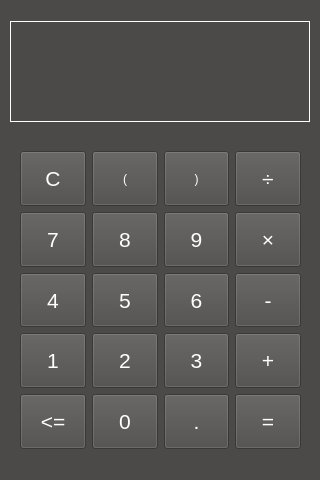
<?xml version="1.0" encoding="UTF-8"?>
<ui version="4.0">
 <class>CalculatorMainWindow</class>
 <widget class="QMainWindow" name="CalculatorMainWindow">
  <property name="geometry">
   <rect>
    <x>0</x>
    <y>0</y>
    <width>320</width>
    <height>480</height>
   </rect>
  </property>
  <property name="sizePolicy">
   <sizepolicy hsizetype="MinimumExpanding" vsizetype="MinimumExpanding">
    <horstretch>0</horstretch>
    <verstretch>0</verstretch>
   </sizepolicy>
  </property>
  <property name="minimumSize">
   <size>
    <width>320</width>
    <height>480</height>
   </size>
  </property>
  <property name="maximumSize">
   <size>
    <width>320</width>
    <height>480</height>
   </size>
  </property>
  <property name="windowTitle">
   <string>CalculatorMainWindow</string>
  </property>
  <property name="styleSheet">
   <string notr="true">background-color: rgba(76, 74, 72, 225);
color: rgb(255, 255, 255);</string>
  </property>
  <widget class="QWidget" name="centralWidget">
   <widget class="QFrame" name="inputBox">
    <property name="geometry">
     <rect>
      <x>10</x>
      <y>140</y>
      <width>301</width>
      <height>320</height>
     </rect>
    </property>
    <property name="sizePolicy">
     <sizepolicy hsizetype="MinimumExpanding" vsizetype="MinimumExpanding">
      <horstretch>0</horstretch>
      <verstretch>0</verstretch>
     </sizepolicy>
    </property>
    <property name="minimumSize">
     <size>
      <width>300</width>
      <height>320</height>
     </size>
    </property>
    <property name="styleSheet">
     <string notr="true"/>
    </property>
    <property name="frameShape">
     <enum>QFrame::NoFrame</enum>
    </property>
    <layout class="QGridLayout" name="buttonsLayout">
     <property name="sizeConstraint">
      <enum>QLayout::SetDefaultConstraint</enum>
     </property>
     <property name="leftMargin">
      <number>10</number>
     </property>
     <property name="rightMargin">
      <number>10</number>
     </property>
     <item row="4" column="1">
      <widget class="QPushButton" name="button2">
       <property name="sizePolicy">
        <sizepolicy hsizetype="MinimumExpanding" vsizetype="MinimumExpanding">
         <horstretch>0</horstretch>
         <verstretch>0</verstretch>
        </sizepolicy>
       </property>
       <property name="baseSize">
        <size>
         <width>25</width>
         <height>25</height>
        </size>
       </property>
       <property name="font">
        <font>
         <pointsize>16</pointsize>
        </font>
       </property>
       <property name="text">
        <string>2</string>
       </property>
      </widget>
     </item>
     <item row="2" column="1">
      <widget class="QPushButton" name="button8">
       <property name="sizePolicy">
        <sizepolicy hsizetype="MinimumExpanding" vsizetype="MinimumExpanding">
         <horstretch>0</horstretch>
         <verstretch>0</verstretch>
        </sizepolicy>
       </property>
       <property name="baseSize">
        <size>
         <width>25</width>
         <height>25</height>
        </size>
       </property>
       <property name="font">
        <font>
         <pointsize>16</pointsize>
        </font>
       </property>
       <property name="text">
        <string>8</string>
       </property>
      </widget>
     </item>
     <item row="5" column="1">
      <widget class="QPushButton" name="button0">
       <property name="sizePolicy">
        <sizepolicy hsizetype="MinimumExpanding" vsizetype="MinimumExpanding">
         <horstretch>0</horstretch>
         <verstretch>0</verstretch>
        </sizepolicy>
       </property>
       <property name="baseSize">
        <size>
         <width>25</width>
         <height>25</height>
        </size>
       </property>
       <property name="font">
        <font>
         <pointsize>16</pointsize>
        </font>
       </property>
       <property name="text">
        <string>0</string>
       </property>
      </widget>
     </item>
     <item row="5" column="0">
      <widget class="QPushButton" name="backspaceButton">
       <property name="sizePolicy">
        <sizepolicy hsizetype="MinimumExpanding" vsizetype="MinimumExpanding">
         <horstretch>0</horstretch>
         <verstretch>0</verstretch>
        </sizepolicy>
       </property>
       <property name="baseSize">
        <size>
         <width>25</width>
         <height>25</height>
        </size>
       </property>
       <property name="font">
        <font>
         <pointsize>16</pointsize>
        </font>
       </property>
       <property name="text">
        <string>&lt;=</string>
       </property>
      </widget>
     </item>
     <item row="3" column="0">
      <widget class="QPushButton" name="button4">
       <property name="sizePolicy">
        <sizepolicy hsizetype="MinimumExpanding" vsizetype="MinimumExpanding">
         <horstretch>0</horstretch>
         <verstretch>0</verstretch>
        </sizepolicy>
       </property>
       <property name="baseSize">
        <size>
         <width>25</width>
         <height>25</height>
        </size>
       </property>
       <property name="font">
        <font>
         <pointsize>16</pointsize>
        </font>
       </property>
       <property name="text">
        <string>4</string>
       </property>
      </widget>
     </item>
     <item row="3" column="1">
      <widget class="QPushButton" name="button5">
       <property name="sizePolicy">
        <sizepolicy hsizetype="MinimumExpanding" vsizetype="MinimumExpanding">
         <horstretch>0</horstretch>
         <verstretch>0</verstretch>
        </sizepolicy>
       </property>
       <property name="baseSize">
        <size>
         <width>25</width>
         <height>25</height>
        </size>
       </property>
       <property name="font">
        <font>
         <pointsize>16</pointsize>
        </font>
       </property>
       <property name="text">
        <string>5</string>
       </property>
      </widget>
     </item>
     <item row="4" column="0">
      <widget class="QPushButton" name="button1">
       <property name="sizePolicy">
        <sizepolicy hsizetype="MinimumExpanding" vsizetype="MinimumExpanding">
         <horstretch>0</horstretch>
         <verstretch>0</verstretch>
        </sizepolicy>
       </property>
       <property name="baseSize">
        <size>
         <width>25</width>
         <height>25</height>
        </size>
       </property>
       <property name="font">
        <font>
         <pointsize>16</pointsize>
        </font>
       </property>
       <property name="text">
        <string>1</string>
       </property>
      </widget>
     </item>
     <item row="2" column="0">
      <widget class="QPushButton" name="button7">
       <property name="sizePolicy">
        <sizepolicy hsizetype="MinimumExpanding" vsizetype="MinimumExpanding">
         <horstretch>0</horstretch>
         <verstretch>0</verstretch>
        </sizepolicy>
       </property>
       <property name="baseSize">
        <size>
         <width>25</width>
         <height>25</height>
        </size>
       </property>
       <property name="font">
        <font>
         <pointsize>16</pointsize>
        </font>
       </property>
       <property name="text">
        <string>7</string>
       </property>
      </widget>
     </item>
     <item row="1" column="1">
      <widget class="QPushButton" name="leftButton">
       <property name="sizePolicy">
        <sizepolicy hsizetype="MinimumExpanding" vsizetype="MinimumExpanding">
         <horstretch>0</horstretch>
         <verstretch>0</verstretch>
        </sizepolicy>
       </property>
       <property name="text">
        <string>(</string>
       </property>
      </widget>
     </item>
     <item row="1" column="3">
      <widget class="QPushButton" name="rightButton">
       <property name="sizePolicy">
        <sizepolicy hsizetype="MinimumExpanding" vsizetype="MinimumExpanding">
         <horstretch>0</horstretch>
         <verstretch>0</verstretch>
        </sizepolicy>
       </property>
       <property name="text">
        <string>)</string>
       </property>
      </widget>
     </item>
     <item row="3" column="5">
      <widget class="QPushButton" name="minusButton">
       <property name="sizePolicy">
        <sizepolicy hsizetype="MinimumExpanding" vsizetype="MinimumExpanding">
         <horstretch>0</horstretch>
         <verstretch>0</verstretch>
        </sizepolicy>
       </property>
       <property name="baseSize">
        <size>
         <width>25</width>
         <height>25</height>
        </size>
       </property>
       <property name="font">
        <font>
         <pointsize>16</pointsize>
        </font>
       </property>
       <property name="text">
        <string>-</string>
       </property>
       <property name="flat">
        <bool>false</bool>
       </property>
      </widget>
     </item>
     <item row="2" column="3">
      <widget class="QPushButton" name="button9">
       <property name="sizePolicy">
        <sizepolicy hsizetype="MinimumExpanding" vsizetype="MinimumExpanding">
         <horstretch>0</horstretch>
         <verstretch>0</verstretch>
        </sizepolicy>
       </property>
       <property name="baseSize">
        <size>
         <width>25</width>
         <height>25</height>
        </size>
       </property>
       <property name="font">
        <font>
         <pointsize>16</pointsize>
        </font>
       </property>
       <property name="text">
        <string>9</string>
       </property>
      </widget>
     </item>
     <item row="5" column="3">
      <widget class="QPushButton" name="pointButton">
       <property name="sizePolicy">
        <sizepolicy hsizetype="MinimumExpanding" vsizetype="MinimumExpanding">
         <horstretch>0</horstretch>
         <verstretch>0</verstretch>
        </sizepolicy>
       </property>
       <property name="baseSize">
        <size>
         <width>25</width>
         <height>25</height>
        </size>
       </property>
       <property name="font">
        <font>
         <pointsize>16</pointsize>
        </font>
       </property>
       <property name="text">
        <string>.</string>
       </property>
      </widget>
     </item>
     <item row="4" column="5">
      <widget class="QPushButton" name="plusButton">
       <property name="sizePolicy">
        <sizepolicy hsizetype="MinimumExpanding" vsizetype="MinimumExpanding">
         <horstretch>0</horstretch>
         <verstretch>0</verstretch>
        </sizepolicy>
       </property>
       <property name="baseSize">
        <size>
         <width>25</width>
         <height>25</height>
        </size>
       </property>
       <property name="font">
        <font>
         <pointsize>16</pointsize>
        </font>
       </property>
       <property name="text">
        <string>+</string>
       </property>
      </widget>
     </item>
     <item row="5" column="5">
      <widget class="QPushButton" name="equalButton">
       <property name="sizePolicy">
        <sizepolicy hsizetype="MinimumExpanding" vsizetype="MinimumExpanding">
         <horstretch>0</horstretch>
         <verstretch>0</verstretch>
        </sizepolicy>
       </property>
       <property name="baseSize">
        <size>
         <width>25</width>
         <height>25</height>
        </size>
       </property>
       <property name="font">
        <font>
         <pointsize>16</pointsize>
        </font>
       </property>
       <property name="styleSheet">
        <string notr="true"/>
       </property>
       <property name="text">
        <string>=</string>
       </property>
      </widget>
     </item>
     <item row="1" column="5">
      <widget class="QPushButton" name="devideButton">
       <property name="sizePolicy">
        <sizepolicy hsizetype="MinimumExpanding" vsizetype="MinimumExpanding">
         <horstretch>0</horstretch>
         <verstretch>0</verstretch>
        </sizepolicy>
       </property>
       <property name="baseSize">
        <size>
         <width>25</width>
         <height>25</height>
        </size>
       </property>
       <property name="font">
        <font>
         <pointsize>16</pointsize>
        </font>
       </property>
       <property name="text">
        <string>÷</string>
       </property>
      </widget>
     </item>
     <item row="3" column="3">
      <widget class="QPushButton" name="button6">
       <property name="sizePolicy">
        <sizepolicy hsizetype="MinimumExpanding" vsizetype="MinimumExpanding">
         <horstretch>0</horstretch>
         <verstretch>0</verstretch>
        </sizepolicy>
       </property>
       <property name="baseSize">
        <size>
         <width>25</width>
         <height>25</height>
        </size>
       </property>
       <property name="font">
        <font>
         <pointsize>16</pointsize>
        </font>
       </property>
       <property name="text">
        <string>6</string>
       </property>
      </widget>
     </item>
     <item row="2" column="5">
      <widget class="QPushButton" name="timeButton">
       <property name="sizePolicy">
        <sizepolicy hsizetype="MinimumExpanding" vsizetype="MinimumExpanding">
         <horstretch>0</horstretch>
         <verstretch>0</verstretch>
        </sizepolicy>
       </property>
       <property name="baseSize">
        <size>
         <width>25</width>
         <height>25</height>
        </size>
       </property>
       <property name="font">
        <font>
         <pointsize>16</pointsize>
        </font>
       </property>
       <property name="text">
        <string>×</string>
       </property>
      </widget>
     </item>
     <item row="4" column="3">
      <widget class="QPushButton" name="button3">
       <property name="sizePolicy">
        <sizepolicy hsizetype="MinimumExpanding" vsizetype="MinimumExpanding">
         <horstretch>0</horstretch>
         <verstretch>0</verstretch>
        </sizepolicy>
       </property>
       <property name="baseSize">
        <size>
         <width>25</width>
         <height>25</height>
        </size>
       </property>
       <property name="font">
        <font>
         <pointsize>16</pointsize>
        </font>
       </property>
       <property name="text">
        <string>3</string>
       </property>
      </widget>
     </item>
     <item row="1" column="0">
      <widget class="QPushButton" name="clearButton">
       <property name="sizePolicy">
        <sizepolicy hsizetype="MinimumExpanding" vsizetype="MinimumExpanding">
         <horstretch>0</horstretch>
         <verstretch>0</verstretch>
        </sizepolicy>
       </property>
       <property name="baseSize">
        <size>
         <width>25</width>
         <height>25</height>
        </size>
       </property>
       <property name="font">
        <font>
         <pointsize>16</pointsize>
        </font>
       </property>
       <property name="styleSheet">
        <string notr="true"/>
       </property>
       <property name="text">
        <string>C</string>
       </property>
      </widget>
     </item>
    </layout>
   </widget>
   <widget class="QFrame" name="output_frame">
    <property name="enabled">
     <bool>true</bool>
    </property>
    <property name="geometry">
     <rect>
      <x>10</x>
      <y>21</y>
      <width>300</width>
      <height>101</height>
     </rect>
    </property>
    <property name="sizePolicy">
     <sizepolicy hsizetype="Ignored" vsizetype="Fixed">
      <horstretch>0</horstretch>
      <verstretch>0</verstretch>
     </sizepolicy>
    </property>
    <property name="minimumSize">
     <size>
      <width>300</width>
      <height>100</height>
     </size>
    </property>
    <property name="frameShape">
     <enum>QFrame::Box</enum>
    </property>
    <property name="frameShadow">
     <enum>QFrame::Plain</enum>
    </property>
    <property name="lineWidth">
     <number>1</number>
    </property>
    <layout class="QVBoxLayout" name="verticalLayout">
     <property name="sizeConstraint">
      <enum>QLayout::SetDefaultConstraint</enum>
     </property>
     <property name="leftMargin">
      <number>0</number>
     </property>
     <property name="rightMargin">
      <number>0</number>
     </property>
     <item>
      <widget class="QLineEdit" name="top_output">
       <property name="enabled">
        <bool>false</bool>
       </property>
       <property name="sizePolicy">
        <sizepolicy hsizetype="MinimumExpanding" vsizetype="Expanding">
         <horstretch>0</horstretch>
         <verstretch>0</verstretch>
        </sizepolicy>
       </property>
       <property name="font">
        <font>
         <pointsize>16</pointsize>
        </font>
       </property>
       <property name="layoutDirection">
        <enum>Qt::LeftToRight</enum>
       </property>
       <property name="autoFillBackground">
        <bool>false</bool>
       </property>
       <property name="text">
        <string/>
       </property>
       <property name="maxLength">
        <number>24</number>
       </property>
       <property name="frame">
        <bool>false</bool>
       </property>
       <property name="alignment">
        <set>Qt::AlignRight|Qt::AlignTrailing|Qt::AlignVCenter</set>
       </property>
       <property name="readOnly">
        <bool>true</bool>
       </property>
      </widget>
     </item>
     <item>
      <widget class="QLineEdit" name="bottom_output">
       <property name="enabled">
        <bool>false</bool>
       </property>
       <property name="sizePolicy">
        <sizepolicy hsizetype="MinimumExpanding" vsizetype="Expanding">
         <horstretch>0</horstretch>
         <verstretch>0</verstretch>
        </sizepolicy>
       </property>
       <property name="font">
        <font>
         <pointsize>20</pointsize>
        </font>
       </property>
       <property name="autoFillBackground">
        <bool>false</bool>
       </property>
       <property name="styleSheet">
        <string notr="true">color: rgb(255, 255, 255);</string>
       </property>
       <property name="text">
        <string/>
       </property>
       <property name="maxLength">
        <number>16</number>
       </property>
       <property name="frame">
        <bool>false</bool>
       </property>
       <property name="alignment">
        <set>Qt::AlignRight|Qt::AlignTrailing|Qt::AlignVCenter</set>
       </property>
       <property name="dragEnabled">
        <bool>false</bool>
       </property>
       <property name="readOnly">
        <bool>true</bool>
       </property>
      </widget>
     </item>
    </layout>
   </widget>
  </widget>
  <widget class="QStatusBar" name="statusBar"/>
  <action name="actionEXIT">
   <property name="text">
    <string>EXIT</string>
   </property>
  </action>
 </widget>
 <layoutdefault spacing="6" margin="11"/>
 <resources/>
 <connections/>
</ui>
